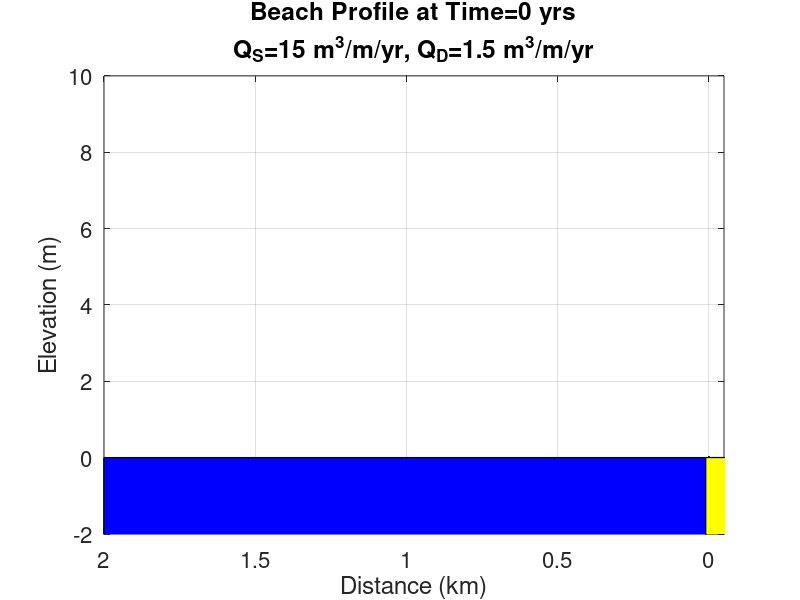

Write the MATLAB code that produced this figure. (Note: this script raises an error after producing the figure.)
%%%%%Ridge and Swale Main Script%%%%

%This script is designed without an interface, with all inputs to be
%manually adjusted within the code.

clear all
figure(1); clf;

%Inputs
D=5; %m Depth of Shoreface
L=10; %m Initial Length of Beach
Lc=200; %m Width required to nucleate a new dune 
Ls=5; %m Foredune setback distance
Qd=1.5; %m3/m/yr Foredune Flux
G1=0.065; %m/m Slope of dune flank 1
G2=0.065; %m/m Slope of dune flank 2
a=0.001; %rate of sea level rise in m/yr
H=0; %set starting height of dune
Qs=15; %m3/m/yr Shoreface Flux

%Starting Conditions and Trackers
Hback=H;
LDuneFlank10=H/G1;
LDuneFlank20=H/G2;
Shoreline=-LDuneFlank10-L;
DV=((LDuneFlank10+LDuneFlank20)*H)/2;
DV0i=DV;
DuneCounter=0; %Keep track of number of dunes produced
TotalDV=0;
speccond=0;

%Computational Parameters
dt=0.01; %time step
Tmax=400; %maximum run time
t=0:dt:Tmax; %time vector
n=length(t);
xt=linspace(1,Tmax,n)'; %Scale time axis by dt for plots
PlotInterval=5/dt;

QQs=NaN(1,n); %Store Q to dune
DVst=NaN(1,n); %Store Dune Volume
Hst=NaN(1,n); %Store Dune Height
Lst=NaN(1,n); %Store Beach Length
Qsst=NaN(1,n); %Store Qs vector
ShorelineChange=NaN(1,n);
DepthVector=NaN(1,n); %Volume units stored to beach
DuneVolumeLoss=NaN(1,n); %Store volume lost from dune to sea level rise

%Profile Vector
DuneProfX=zeros(1,200);
DuneProfY=zeros(1,200);
FanProfX=zeros(1,200);
FanProfY=zeros(1,200);

%Starting Geometry
InlandFlankToe=H/G2;
InlandFlankCrest=0;
SeawardFlankCrest=0;
SeawardFlankToe=-H/G1;
BaseLevel=0;

tfd=0; %Foredune transgression switch
j=1;
for i=1:n
P1=1+(DuneCounter*5); %Counter to track position of inland dune flank
P2=2+(DuneCounter*5); %Counter to track position of inland dune crest
P3=3+(DuneCounter*5); %Counter to track position of shoreward dune crest
P4=4+(DuneCounter*5); %Counter to track position of shoreward dune flank
P5=5+(DuneCounter*5); %Counter to track position of swale shoreward edge

%Qs=Qsv(i); %Turn this on if using vectorized Qs 

%if [insert condition]; speccond=1; end %Switch to activate a special condition aka alternate ridge growth mode

if speccond==0;
Laccom=L*a*dt; %Calculate accomodation volume of beach
D=D+a*dt; %Calculate new depth, accounting for sea level rise
DVlossAggro=((LDuneFlank10+LDuneFlank20)*a*dt); %How much dune volume is lost to sea level rise?
DuneVolumeLoss(i)=DVlossAggro; %Store volume lost from dune to sea level rise
Qsst(i)=Qs*dt; %Store Qs for volume check
DV=-DVlossAggro+DV+Qd*dt; %Dune volume equals previous dune volume plus sediment input from beach and loss to sea level
H=((2*DV)/((1/G1)+(1/G2)))^0.5; %Find the height of the new dune
LDuneFlank1=H/G1; %Find the flank width of the dune on the beach side of the crest
LDuneFlank2=H/G2; %Find the flank width of the dune on the inland side of the crest
LDuneFlankdot1=LDuneFlank1-LDuneFlank10;
LDuneFlankdot2=LDuneFlank2-LDuneFlank20;
L=L+(Qs/D*dt)-(Qd/D*dt)-LDuneFlankdot1; %What is the new length of the beach?
ShorelineChange(i)=-(Qs/D*dt)+(Qd/D*dt); %Store shoreline change values per dt ignoring acccomodation
DepthVector(i)=-ShorelineChange(i)*D; %Volume units stored to beach (this will go into accomodation in next step!)
L=L-(Laccom/D); %What is the new length of the beach accounting for accomodation?
Shoreline=Shoreline+ShorelineChange(i)+(Laccom/D); %Where is the new shoreline?
LDuneFlank10=LDuneFlank1; %Set starting dune flank lengths for next iteration
LDuneFlank20=LDuneFlank2; %Set starting dune flank lengths for next iteration
Hback=H;
SeawardFlankCrest=InlandFlankCrest;
InlandFlankToe=InlandFlankToe+LDuneFlankdot2;
SeawardFlankToe=SeawardFlankToe-LDuneFlankdot1;
end

if speccond==1
%alternate form of dune growth/erosion can be activated here
end

if SeawardFlankToe<Shoreline; tfd=1; break; end %Foredune transgression


%%Vectors
DuneProfX(P1)=InlandFlankToe;
DuneProfX(P2)=InlandFlankCrest;
DuneProfX(P3)=SeawardFlankCrest;
DuneProfX(P4)=SeawardFlankToe;
DuneProfX(P5)=Shoreline;
DuneProfY(P1)=BaseLevel;
DuneProfY(P2)=a*dt*i+Hback;
DuneProfY(P3)=a*dt*i+H;
DuneProfY(P4)=a*dt*i;
DuneProfY(P5)=a*dt*i;

Lst(i)=L; %Store L 
Hst(i)=H; %Store H 

if L+H/G1>=Lc+Ls %Initiate dune nucleation
    j=j+1;
    speccond=0; %Terminate alternate growth mode if activated
    DuneCounter=DuneCounter+1; %New dune counted
    H=a*dt; %Reset for new dune
    TotalDV=TotalDV+DV;
    DV=0; %Reset for new dune
    LDuneFlank20=0;
    LDuneFlank10=0; %Reset for new dune
    InlandFlankToe=Shoreline+Ls;
    DuneProfX(P5)=InlandFlankToe;
    InlandFlankCrest=Shoreline+Ls;
    SeawardFlankCrest=Shoreline+Ls;
    SeawardFlankToe=Shoreline+Ls;
    L=Ls; %Reset beach length
    BaseLevel=a*i*dt;
end

if (mod(i,PlotInterval)-1==0)||i==n; %plot at set interval and plot final frame
figure(1)
hold on
ylim([-2 10]);
xlim([-50 2000]);
SeaX=-[-2000,-2000,50,50];
SeaY=[-5,a*dt*i,a*dt*i,-5];
MarshX=-[Shoreline,Shoreline,100,100];
MarshY=[-5,a*dt*i,a*dt*i,-5];
plot(SeaX,SeaY,'b','linewidth',1)
fill(SeaX,SeaY,'b')
plot(MarshX,MarshY,'g','linewidth',1)
fill(MarshX,MarshY,'g')
DuneProfX(P5+1)=DuneProfX(P5);
DuneProfY(P5+1)=-5;
DuneProfX(P5+2)=100; %activate for falling sea level
DuneProfY(P5+2)=-5;
DuneProfX(P5+3)=100; %activate for falling sea level
DuneProfY(P5+3)=0;
plot(-DuneProfX,DuneProfY,'k','linewidth',1)
fill(-DuneProfX,DuneProfY,'y')
grid on
xlabel('Distance (km)');
ylabel('Elevation (m)');
aa=a*1000;
title({['Beach Profile at Time=' num2str(i*dt-dt) ' yrs'],['Q_S=' num2str(Qs) ' m^3/m/yr, Q_D=' num2str(Qd) ' m^3/m/yr']});
box on
grid on
set(gca,'FontSize',16)
set(gca,'Xdir','reverse')
%Axis Conversion
    aa=[cellstr(num2str(get(gca,'xtick')'*0.001))]; 
    new_yticks = [char(aa)];
    % Reflect the changes on the plot
    set(gca,'xticklabel',new_yticks) 

%GIF
    set(gcf,'color','w'); % set figure background to white
    set(gcf, 'Position', [100, 100, 1200, 400])
    drawnow;
    frame = getframe(gcf);
    im = frame2im(frame);
    [imind,cm] = rgb2ind(im,256);
    outfile = 'Animation.gif';
 
    % On the first loop, create the file. In subsequent loops, append.
    if i==1
        imwrite(imind,cm,outfile,'gif','DelayTime',0,'loopcount',inf);
    else
        imwrite(imind,cm,outfile,'gif','DelayTime',0,'writemode','append');
    end
    if i<n; figure(1); clf; 
    end
        
end


end
if tfd==1;  
        message = sprintf('The foredune has transgressed!'); 
        msgbox(message);
end


